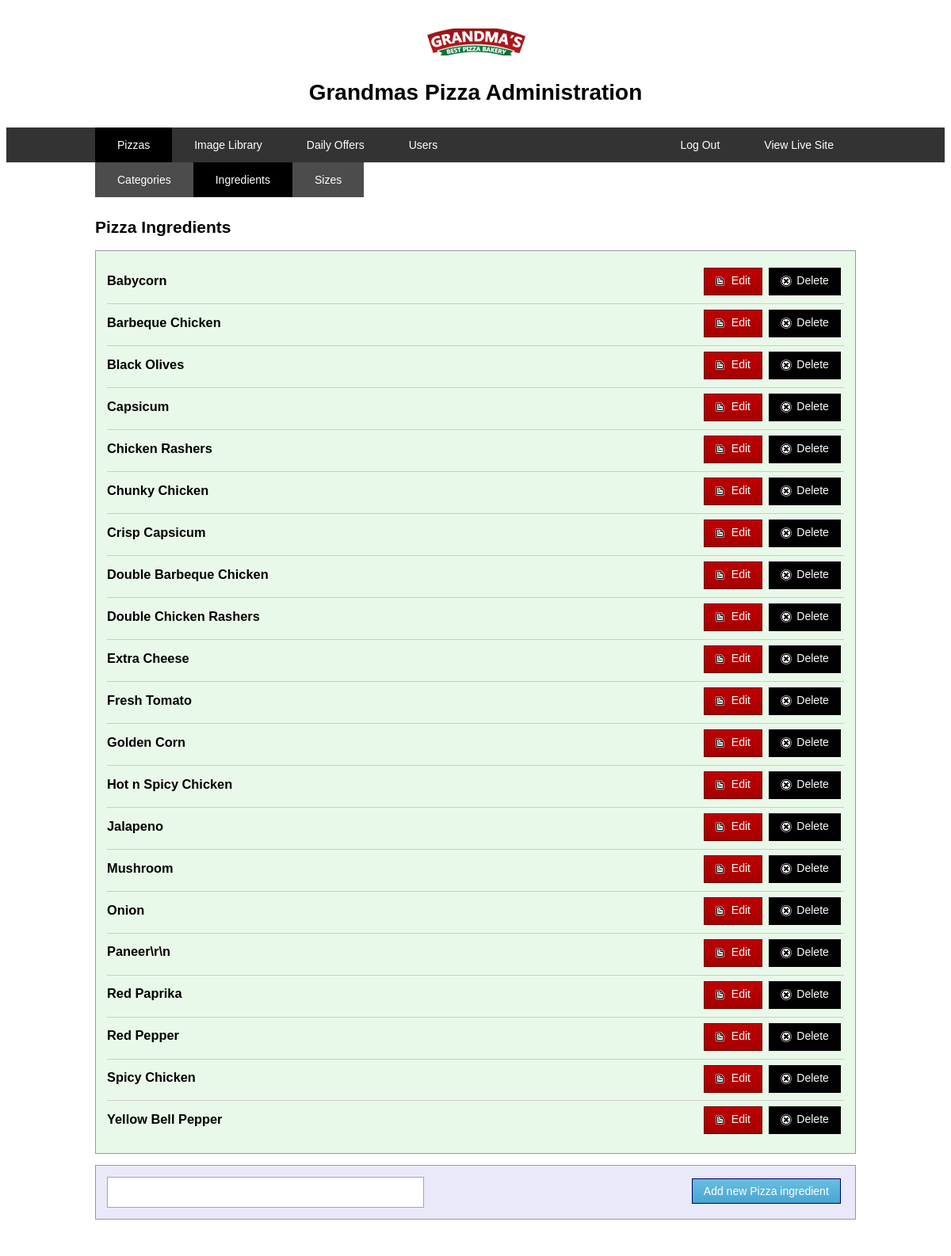
/admin/list-ingredients.php (signed in), run on the app's committed database.
### tables this page shows
CREATE TABLE `ingredients` (
  `i_id` int(11) NOT NULL,
  `i_name` varchar(255) NOT NULL
);

### includes/class.user.php (called while the page is built, shortened)
<?php
class USER
{
  public function __construct()
  {
    $database = new Database();
  }
  public function is_logged_in()
  {
    if (isset($_SESSION['userSession'])) {
      return true;
    }
  }
}

### includes/session.php (called while the page is built, shortened)
<?php
include("dbconnect.php");
class Session
{
  function checkLogin()
  {
    if (isset($_SESSION['username'])) {
      return true;
    }
    else {
      return false;
    }
  }
  function getIngredients()
  {
    global $database;
    $sql = "SELECT * FROM ingredients";
    $stmt = $database->connection->prepare($sql);
    $stmt->execute();
    $ingredientsList = $stmt->fetchAll(PDO::FETCH_ASSOC);
    return $ingredientsList;
  }
  function getUser($userId)
  {
    global $database;
    $sql = "Select * from users WHERE userID = :userID";
    $stmt = $database->connection->prepare($sql);
    $stmt->bindParam('userID', $userId);
    $stmt->execute();
    $user = $stmt->fetch();
    return $user;
  }
}
$session = new Session();
?>

### includes/dbconnect.php (called while the page is built, shortened)
<?php
class MySQLDB
{
  function __construct()
  {
    try {
      $this->connection = new PDO('mysql:host=' . DB_SERVER . ';dbname=' . DB_NAME, DB_USER, DB_PASS);
    } catch (PDOException $e) {
      echo "Error connecting to database.";
    }
  }
}
?>

### admin/list-ingredients.php (the view, shortened to what this page needs)
<?PHP
include('../includes/session.php');
require_once '../includes/class.user.php';
$user_login = new USER();
?>
<!doctype html>
<html class="no-js" lang="">
<head>
  <link rel="stylesheet" type="text/css" href="ui/css/admin.css"/>
</head>
<body>
<?php
if ($user_login->is_logged_in())
{
$userId = $_SESSION['userSession'];
$user = $session->getUser($userId);
if ($user['userAdmin'] == 1)
{
?>
<div id="header" class="page-header">
  <a href="frontPage.php" class="logo-home">
    <img id="logo" src="../ui/images/logo.png" alt="Grandmas Pizza"/>
  </a>
  <h1>Grandmas Pizza Administration</h1>
  <div class="navbar">
    <ul class="nav">
      <li class="right"><a href="../" target="_blank">View Live Site</a></li>
      <li class="active"><a href="list-pizzas.php">Pizzas</a>
        <ul class="subnav">
          <li><a href="list-categories.php">Categories</a></li>
          <li class="active"><a href="list-ingredients.php">Ingredients</a></li>
          <li><a href="list-sizes.php">Sizes</a></li>
        </ul>
      </li>
      <li><a href="list-gallery-images.php">Image Library</a></li>
      <li><a href="list-dailyoffers.php">Daily Offers</a></li>
      <li><a href="list-users.php">Users</a></li>
      <li class="right"><a href="../includes/logout.php">Log Out</a></li>
    </ul>
  </div>
</div>
<div class="page-body">
  <h2>Pizza Ingredients</h2>
  <ul class="items-list clearfix">
    <?php
    $ingredients = $session->getIngredients();
    foreach ($ingredients as $ing):
      ?>
      <li>
        <h3><?= $ing['i_name'] ?></h3>
        <div class="actions">
          <a class="button icon delete" href="list-ingredients.php?action=delete&i_id=<?= $ing['i_id'] ?>">Delete</a>
          <a class="button icon edit" href="edit-ingredients.php?i_id=<?= $ing['i_id'] ?>">Edit</a>
        </div>
      </li>
    <?php endforeach; ?>
  </ul>
  <form class="admin-form" method="post" action="../includes/process.php">
    <input type="text" id="ingredient-name" name="ingredient-name"/>
    <button type="submit" class="button inline add" title="Add ingredient" value="addIngredient" name="action">Add new
      Pizza ingredient
    </button>
  </form>
  <?php }
  else {
    $user_login->redirect('../index.php');
  }
  }
  else {
    $user_login->redirect('../index.php');
    echo "test";
  }
  ?>
</div>
</body>
</html>

### admin/ui/css/admin.css (style rules this page uses)
* { box-sizing: border-box; }
.button.add:after, .page-body:after, .clearfix:after { content: ""; display: table; clear: both; }
body { font-family: verdana, helvetica, sans-serif; font-size: 87.5%; padding-top: 2em; }
h1, h2, h3 { font-family: arial, helvetica, sans-serif; }
.logo-home { display: block; width: 145px; text-align: center; margin-left: auto; margin-right: auto; }
h1 { text-align: center; margin: 1em 0; }
h2 { margin-top: 2em; }
.navbar { color: #fff; margin-bottom: 5em; background: #222; background: rgba(0, 0, 0, 0.8); }
.navbar ul { max-width: 960px; list-style: none; padding: 0; margin-left: auto; margin-right: auto; }
.navbar ul:after { content: ""; display: table; clear: both; }
.navbar ul li { display: block; }
.navbar ul li.active { background: #000; }
.navbar li a { display: inline-block; width: 100%; padding: 1em 2em; color: #fff; text-decoration: none; transition: background-color 0.1s ease; }
@media (min-width: 768px) { .navbar ul li { display: inline-block; float: left; } }
@media (min-width: 768px) { .navbar li.right { float: right; } }
@media (min-width: 768px) { .navbar li a { width: auto; } }
.navbar li:hover .subnav, .navbar li.active .subnav { display: block; }
.subnav { position: absolute; display: none; color: #fff; background: #444; background: rgba(0, 0, 0, 0.7); }
.page-body { max-width: 960px; padding-bottom: 2em; margin-left: auto; margin-right: auto; }
.button { float: right; font-size: 100%; color: #fff; margin: 0.1em 0.3em; padding: 0.5em 1em; text-decoration: none; cursor: pointer; }
.button.add { background: #69bfe0; background: -moz-linear-gradient(top, #69bfe0 0%, #47a6d2 100%); background: -webkit-linear-gradient(top, #69bfe0 0%, #47a6d2 100%); background: linear-gradient(to bottom, #69bfe0 0%, #47a6d2 100%); filter: progid:DXImageTransform.Microsoft.gradient(startColorstr='#69bfe0', endColorstr='#47a6d2', GradientType=0); border: solid 1px #006; }
.button.edit { background: #bd0100; background: -moz-linear-gradient(top, #bd0100 0%, #a50000 100%); background: -webkit-linear-gradient(top, #bd0100 0%, #a50000 100%); background: linear-gradient(to bottom, #bd0100 0%, #a50000 100%); filter: progid:DXImageTransform.Microsoft.gradient(startColorstr='#bd0100', endColorstr='#a50000', GradientType=0); border: solid 1px #600; }
.button.delete, .button.cancel { background: #000; border: solid 1px #000; }
.button.icon:before { display: inline-block; vertical-align: middle; height: 20px; width: 20px; margin-top: -1px; content: ''; }
.button.edit:before { background: url(../images/icon-edit.png) no-repeat; }
.button.delete:before, .button.cancel:before { background: url(../images/icon-delete.png) no-repeat; }
form { margin: 10px 0; padding: 10px 10px 30px 10px; border: solid 1px #999; }
input, select, textarea { color: #333; padding: 0.1em; border: solid 1px #a7a6aa; font-family: arial, helvetica, sans-serif; font-size: 1em; }
.admin-form { padding: 1em; background: #e9e9f9; }
.admin-form:after { content: ""; display: table; clear: both; }
.admin-form input, .admin-form textarea, .admin-form select { width: 90%; width: 100%; max-width: 400px; padding: 0.75em; background: #fff; }
@media (min-width: 768px) { .admin-form input, .admin-form textarea, .admin-form select { width: auto; min-width: 400px; } }
.items-list { padding: 1em; border: solid 1px #999; background: #e9f9e9; }
.items-list li { clear: both; display: block; border-top: solid 1px #ccc; padding-bottom: 0.4em; padding: 0.4em 0 0.2em; text-align: right; }
.items-list li:first-child { border-top: 0; }
.items-list h3 { float: left; margin-top: 0.5em; }
.items-list .actions { xfloat: right; }
.items-list .actions:after { content: ""; display: table; clear: both; }

### data on the page
ingredients: i_name "Babycorn"
ingredients: i_name "Barbeque Chicken"
ingredients: i_name "Black Olives"
ingredients: i_name "Capsicum"
ingredients: i_name "Chicken Rashers"
ingredients: i_name "Chunky Chicken"
ingredients: i_name "Crisp Capsicum"
ingredients: i_name "Double Barbeque Chicken"
ingredients: i_name "Double Chicken Rashers"
ingredients: i_name "Extra Cheese"
ingredients: i_name "Fresh Tomato"
ingredients: i_name "Golden Corn"
ingredients: i_name "Hot n Spicy Chicken"
ingredients: i_name "Jalapeno"
ingredients: i_name "Mushroom"
ingredients: i_name "Onion"
ingredients: i_name "Paneer\\r\\n"
ingredients: i_name "Red Paprika"
ingredients: i_name "Red Pepper"
ingredients: i_name "Spicy Chicken"
ingredients: i_name "Yellow Bell Pepper"
